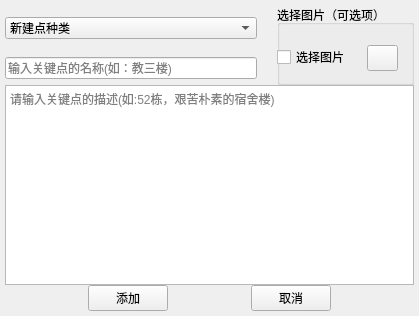
<?xml version="1.0" encoding="UTF-8"?>
<ui version="4.0">
 <class>AddPointDialog</class>
 <widget class="QWidget" name="AddPointDialog">
  <property name="geometry">
   <rect>
    <x>0</x>
    <y>0</y>
    <width>419</width>
    <height>316</height>
   </rect>
  </property>
  <property name="windowTitle">
   <string>Form</string>
  </property>
  <layout class="QGridLayout" name="gridLayout">
   <property name="leftMargin">
    <number>5</number>
   </property>
   <property name="topMargin">
    <number>5</number>
   </property>
   <property name="rightMargin">
    <number>5</number>
   </property>
   <property name="bottomMargin">
    <number>5</number>
   </property>
   <property name="spacing">
    <number>0</number>
   </property>
   <item row="0" column="0">
    <widget class="QComboBox" name="comboBox">
     <item>
      <property name="text">
       <string>新建点种类</string>
      </property>
     </item>
     <item>
      <property name="text">
       <string>景点</string>
      </property>
     </item>
     <item>
      <property name="text">
       <string>教学楼</string>
      </property>
     </item>
     <item>
      <property name="text">
       <string>食堂</string>
      </property>
     </item>
     <item>
      <property name="text">
       <string>宿舍</string>
      </property>
     </item>
    </widget>
   </item>
   <item row="0" column="1" rowspan="2">
    <spacer name="verticalSpacer">
     <property name="orientation">
      <enum>Qt::Vertical</enum>
     </property>
     <property name="sizeHint" stdset="0">
      <size>
       <width>20</width>
       <height>77</height>
      </size>
     </property>
    </spacer>
   </item>
   <item row="0" column="2" rowspan="2">
    <widget class="QGroupBox" name="groupBox">
     <property name="minimumSize">
      <size>
       <width>0</width>
       <height>80</height>
      </size>
     </property>
     <property name="title">
      <string>选择图片（可选项）</string>
     </property>
     <widget class="QCheckBox" name="checkBox">
      <property name="geometry">
       <rect>
        <x>0</x>
        <y>40</y>
        <width>81</width>
        <height>24</height>
       </rect>
      </property>
      <property name="text">
       <string>选择图片</string>
      </property>
     </widget>
     <widget class="QPushButton" name="file">
      <property name="geometry">
       <rect>
        <x>90</x>
        <y>40</y>
        <width>31</width>
        <height>26</height>
       </rect>
      </property>
      <property name="text">
       <string/>
      </property>
     </widget>
    </widget>
   </item>
   <item row="1" column="0">
    <widget class="QLineEdit" name="lineEdit">
     <property name="placeholderText">
      <string>输入关键点的名称(如：教三楼)</string>
     </property>
    </widget>
   </item>
   <item row="2" column="0" colspan="3">
    <widget class="QTextEdit" name="textEdit">
     <property name="placeholderText">
      <string>请输入关键点的描述(如:52栋，艰苦朴素的宿舍楼)</string>
     </property>
    </widget>
   </item>
   <item row="3" column="0" colspan="3">
    <layout class="QHBoxLayout" name="horizontalLayout">
     <item>
      <spacer name="horizontalSpacer_3">
       <property name="orientation">
        <enum>Qt::Horizontal</enum>
       </property>
       <property name="sizeHint" stdset="0">
        <size>
         <width>40</width>
         <height>20</height>
        </size>
       </property>
      </spacer>
     </item>
     <item>
      <widget class="QPushButton" name="pushButton_2">
       <property name="text">
        <string>添加</string>
       </property>
      </widget>
     </item>
     <item>
      <spacer name="horizontalSpacer">
       <property name="orientation">
        <enum>Qt::Horizontal</enum>
       </property>
       <property name="sizeHint" stdset="0">
        <size>
         <width>40</width>
         <height>20</height>
        </size>
       </property>
      </spacer>
     </item>
     <item>
      <widget class="QPushButton" name="pushButton_3">
       <property name="text">
        <string>取消</string>
       </property>
      </widget>
     </item>
     <item>
      <spacer name="horizontalSpacer_2">
       <property name="orientation">
        <enum>Qt::Horizontal</enum>
       </property>
       <property name="sizeHint" stdset="0">
        <size>
         <width>40</width>
         <height>20</height>
        </size>
       </property>
      </spacer>
     </item>
    </layout>
   </item>
  </layout>
 </widget>
 <resources/>
 <connections/>
</ui>
